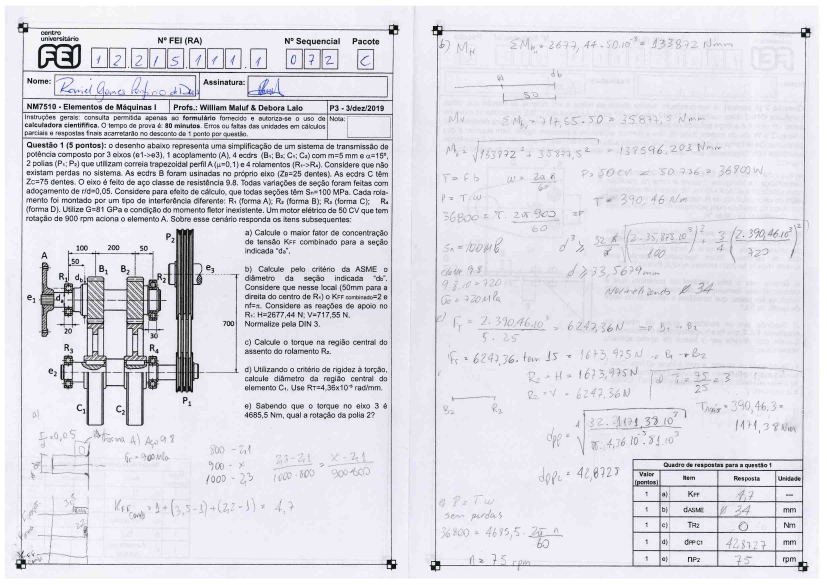
#> input picture NM7510_P3_pacote_C_2_sem_2019_page-0005.jpg, 2480 x 1753 px (shown at 1/3 size)
$ python Algoritmo.py
#> lines starting #> are read from the running program, lines starting #| are printed output that depends on the picture; pictures that were not available may be replaced by others from this repository, and a replacement may not be noted
import cv2
import numpy as np

img = cv2.imread("NM7510_P3_pacote_C_2_sem_2019_page-0005.jpg",1)
#> img is the input picture: shape (1753, 2480, 3); mean B, G, R 230, 222.7, 223.4
gray_img = cv2.cvtColor(img, cv2.COLOR_BGR2GRAY)

template = cv2.imread('template_direito.jpg',cv2.IMREAD_GRAYSCALE)
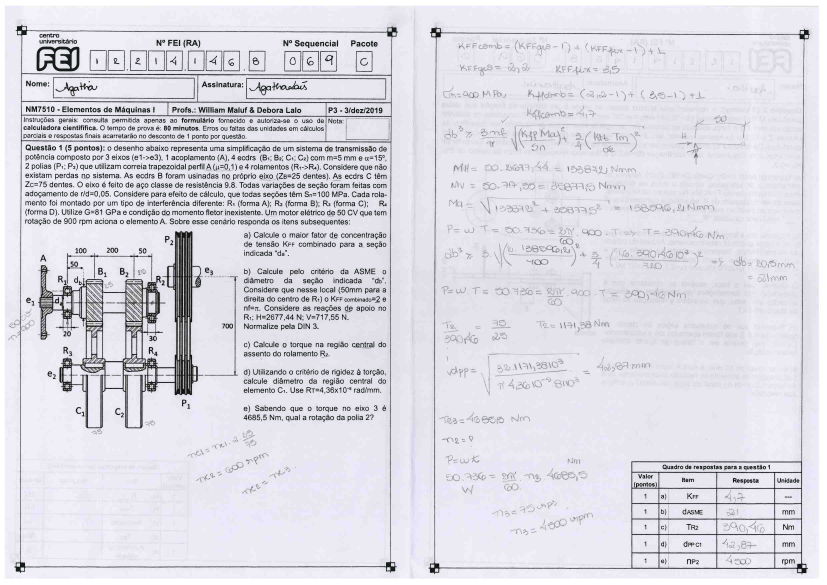
#> input picture NM7510_P3_pacote_C_2_sem_2019_page-0001.jpg, 2480 x 1753 px, given in place of template_direito.jpg, which was not available (shown at 1/3 size)
#> template: shape (1753, 2480); min 0, max 255, mean 220.1
w, h = template.shape[::-1]
#> w = 2480; h = 1753

result = cv2.matchTemplate(gray_img, template, cv2.TM_CCOEFF_NORMED)
#> result = [0.2]
loc = np.where(result >= 0.659)
#> loc = (empty array, empty array)

for pt in zip(*loc[::-1]):
    cv2.rectangle(img, pt, (pt[0] + w, pt[1] + h), (0, 255, 0), 3)
#> this loop made 0 passes

template2 = cv2.imread('template_esquerdo.jpg',cv2.IMREAD_GRAYSCALE)
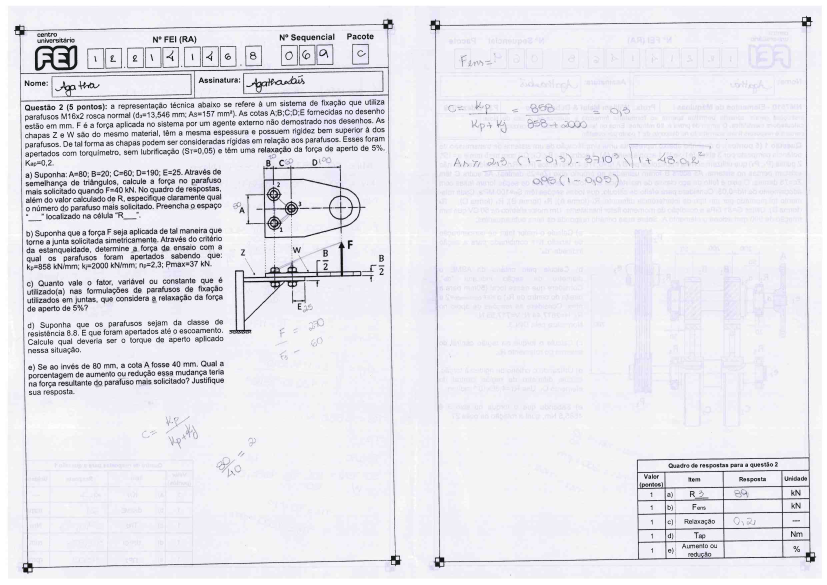
#> input picture NM7510_P3_pacote_C_2_sem_2019_page-0002.jpg, 2480 x 1753 px, given in place of template_esquerdo.jpg, which was not available (shown at 1/3 size)
#> template2: shape (1753, 2480); min 0, max 255, mean 231.7
r, f = template2.shape[::-1]
#> r = 2480; f = 1753

result2 = cv2.matchTemplate(gray_img, template2, cv2.TM_CCOEFF_NORMED)
#> result2 = [0.142]
loc2 = np.where(result2 >= 0.659)
#> loc2 = (empty array, empty array)

for pt in zip(*loc2[::-1]):
    cv2.rectangle(img, pt, (pt[0] + r, pt[1] + f), (0, 255, 0), 3)

img = cv2.resize(img, (1080, 660))
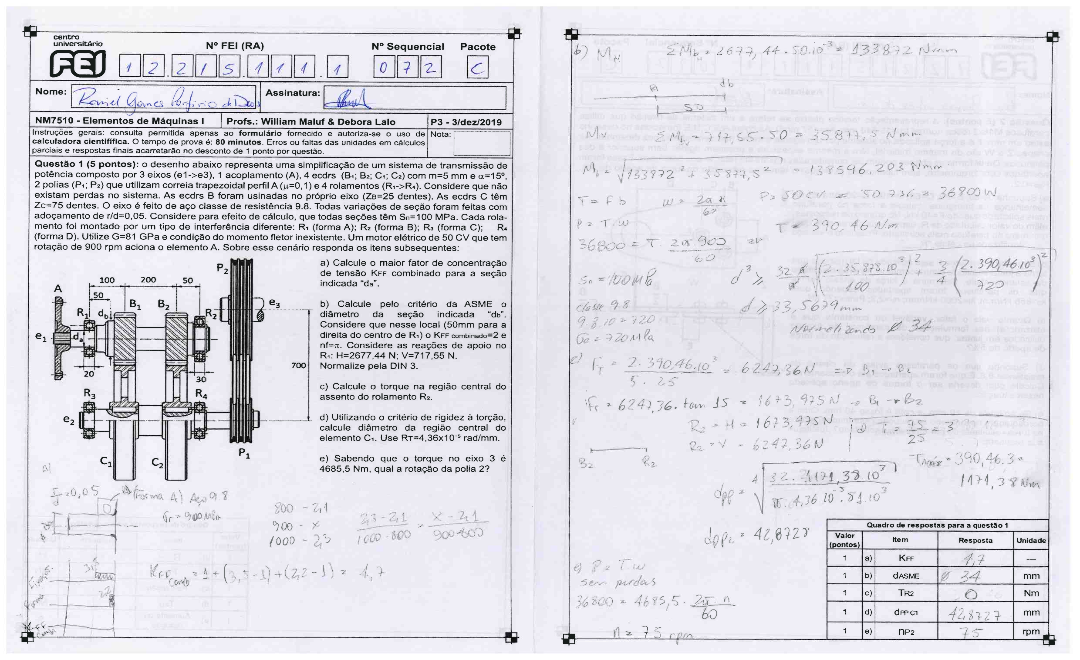
#> img: shape (660, 1080, 3); mean B, G, R 230, 222.7, 223.4
cv2.imshow("img", img)
cv2.waitKey(0)
